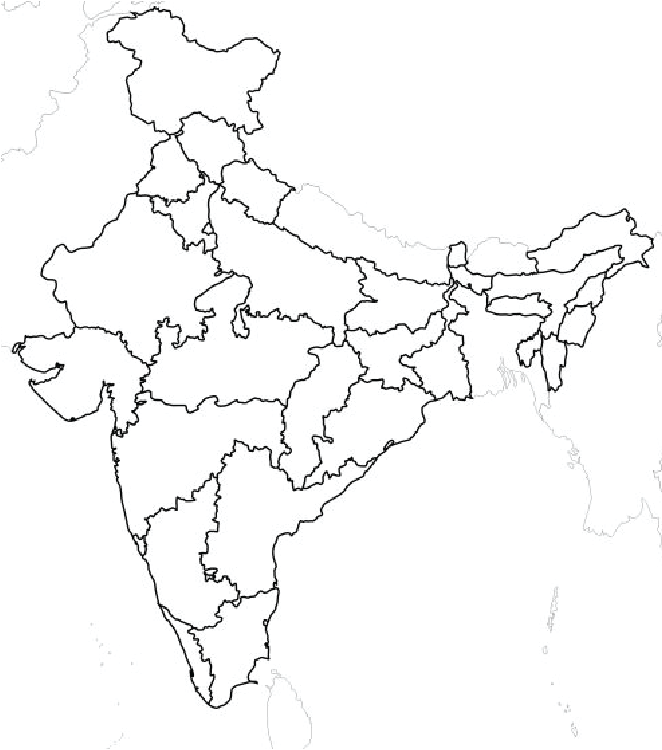
#> input picture jupyter notebook/Indian Map/map.png, 662 x 750 px
$ jupyter execute --allow-errors indian_map.ipynb   (older library calls are emulated)
#> lines starting #> are read from the running program, lines starting #| are printed output that depends on the picture; after the words box and inside, x2 and y2 are one past the last pixel; in counts of white or black regions, pixels touching at a corner belong together
[cell 1]
import tkinter as tk
import pandas as pd
import threading

def rgb2hex(r,g,b):
    return "#{:02x}{:02x}{:02x}".format(r,g,b)

# [143 lines left out: functions ceate_np_from_image, draw_map, create_map_india_with_state, load_map_thread, not called in this run]

# [12 lines of commented-out code are left out]

[cell 2]
state = ['rajasthan', 'madhya pradesh', 'maharastra', 'jammu & kashmir', 'uttar pradesh', 'andhra pradesh', 'gujarat', \
        'Karnataka', 'orrisa', 'chhattisgarh', 'tamil nadu', 'bihar', 'arunachal pradesh', 'assam', 'jharkhand', \
        'west bengal', 'himanchal pradesh', 'uttaranchal', 'punjab', 'haryana', 'kerala', 'manipur', 'meghalaya',\
        'mizoram', 'nagaland','tripura','sikkim', 'goa', 'delhi']
d_state = {'rajasthan': 0, 'madhya pradesh': 1, 'maharastra': 2, 'jammu & kashmir': 3, 'uttar pradesh': 4, 'andhra pradesh': 5, 'gujarat': 6, 'Karnataka': 7, 'orrisa': 8, 'chhattisgarh': 9, 'tamil nadu': 10, 'bihar': 11, 'arunachal pradesh': 12, 'assam': 13, 'jharkhand': 14, 'west bengal': 15, 'himanchal pradesh': 16, 'uttaranchal': 17, 'punjab': 18, 'haryana': 19, 'kerala': 20, 'manipur': 21, 'meghalaya': 22, 'mizoram': 23, 'nagaland': 24, 'tripura': 25, 'sikkim': 26, 'goa': 27, 'delhi': 28}
#> (the rest of this cell did not finish here and is left out)

[cell 3]
def create_map_india_with_state(color_list=None) :

    # DEFAULT COLOR LIST
    if color_list == None :
        color_list = [(198,75,220), (179,203,161), (85,1,91), (170,93,195), (136,91,169), (231,3,45), (13,28,155), (238,30,6), (170,31,141), (33,87,192), (27, 113,234), (254,128,177), (201,14,129), (66,182,35), (53,89,209), (158,193,11), (191,164,246), (108,6,168), (143,179,93), (121,60,32), (236,235,238), (106,225,238), (116,167,180), (3,75,121), (159,44,197), (202,43,96), (173,169,233), (118,209,217), (110,202,148), (51,70,240), (23,89,103)]

    # IMPORTS
    import os
    import cv2 as cv
    import numpy as np

    # PICK THE DEFAULT IMAGE AND GET REQUIRED PARAMETERS
    img_c = cv.imread('map.png')
#> img_c is the input picture: shape (750, 662, 3); mean B, G, R 247.2, 247.1, 247
    img = cv.cvtColor(img_c, cv.COLOR_BGR2GRAY)
    x_m,y_m = img.shape
#> x_m = 750; y_m = 662
    print(x_m, y_m)
#| 750 662

    # DIVIDE THE IMAGE ON BASES OF THRESHOLD OF 160 TO REMOVE NOISE
    for i in range(x_m) :
        for j in range(y_m) :
            if img[i,j] >= 160 :
                img[i,j] = 255
            else :
                img[i,j] = 0
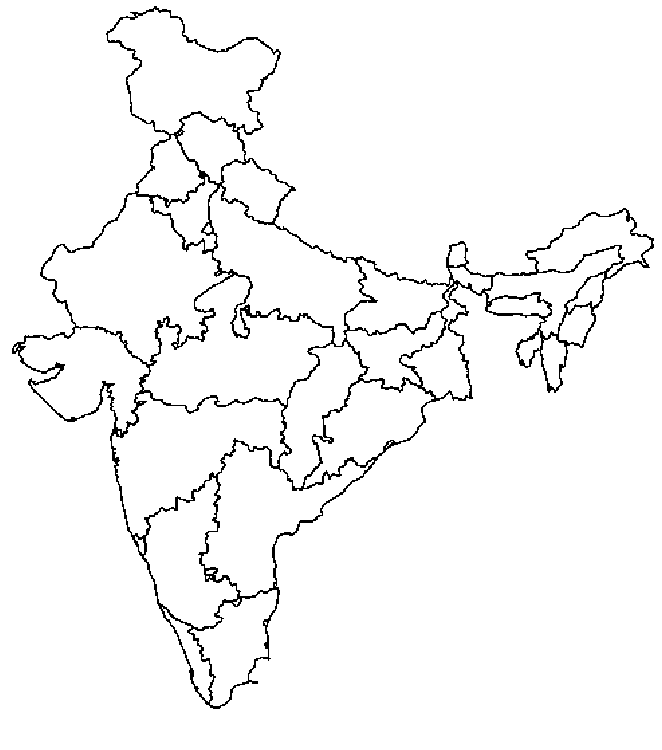
#> img: shape (750, 662); 96.6% white; black in thin lines or dots

    # FIND THE POSSIBLE ROI
    _, contours, _ = cv.findContours(img.copy(), cv.RETR_TREE, cv.CHAIN_APPROX_NONE)
#> contours = 49 contours, 17 with area under 20; largest, box (x1, y1, x2, y2) and area: (0, 0, 662, 750) 495089, (11, 5, 655, 710) 158632, (43, 194, 232, 364) 15426, (142, 275, 332, 411) 12915, (112, 393, 289, 537) 12334
    area_index_dict = {}

    # GET THE AREA OF THE CONTOURS
    for i,contour in enumerate(contours):
        area = cv.contourArea(contour)
        area_index_dict[area] = i
#> this loop made 49 passes
#> area on passes 1, 2, 4, 6, 10, 11, 12, 16, 17, 21, 22, 23: 495089, 158632, 1032.5, 4644.5, 54.5, 7160, 10418.5, 12334.5, 6073, 5262.5, 751, 322.5
#> after the loop, area_index_dict = 40 items

    # FIND THE TOP AREAs
    top_28 = []
    for i,x in enumerate(sorted(area_index_dict.keys(), reverse=True)) :
        if i > 1:
            top_28.append(area_index_dict[x])
        elif i == 1:
            indian_boundary = area_index_dict[x]
        if i == 34:
            break
#> this loop made 35 passes
#> (x, indian_boundary) on pass 2: (158632, 1)
#> x on passes 1, 3, 4, 5, 6, 7: 495089, 15426, 12915, 12334.5, 11575.5, 10782.5
#> after the loop, top_28 = 33 values, max 48 at index 3, min 3 at index 20, mean 26.79

    # fixing the subdivision of the west bengal
    contours[top_28[15]] = np.concatenate((contours[top_28[15]],contours[top_28[25]]), axis=0)
    del top_28[25]
    # fixing the subdivision of andhra pradesh
    contours[top_28[5]] = np.concatenate((contours[top_28[5]],contours[top_28[29]]), axis=0)
    del top_28[29]
    # fixing the subdivision of tamil nadu
    contours[top_28[10]] = np.concatenate((contours[top_28[10]],contours[top_28[29]]), axis=0)
    del top_28[29]
    # fixing the subdivision of gujrat
    del top_28[29]

    # CREATE A NEW BLANK IMAGE
    new_img = np.zeros((750,662,3), dtype=np.uint8)
    new_img[:,:] = (255,255,255)
    print(new_img[100,100])

    # FILL THE REQUIRED COLORS
    for i,c_c in enumerate(top_28) :
        cv.drawContours(new_img, contours[c_c], -1, color_list[i], 5)
        cv.fillPoly(new_img, pts=[contours[c_c]], color=color_list[i])
#> this loop made 29 passes
#> c_c on passes 1 to 12: 40, 31, 15, 48, 41, 11, 23, 10, 16, 20, 5, 35
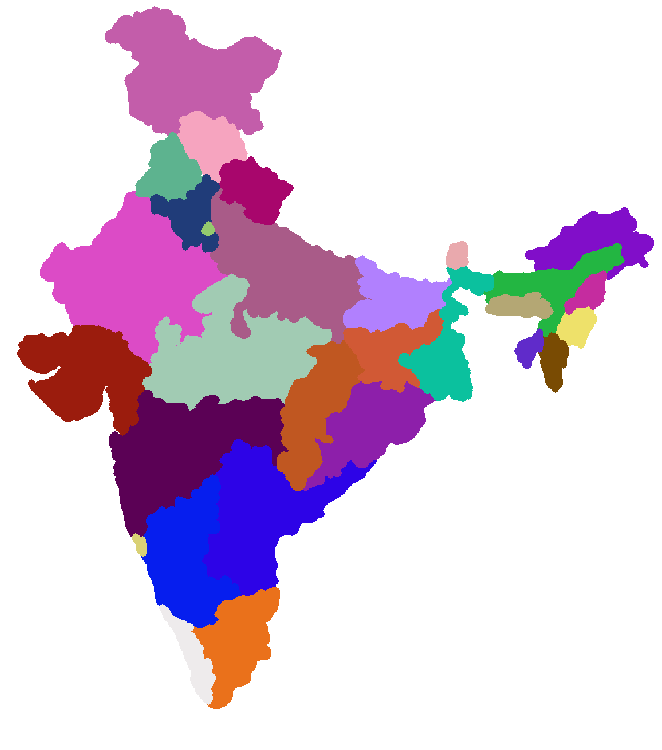
#> new_img: shape (750, 662, 3); mean of channels 0, 1, 2 220, 200.4, 219.3; drawn as B, G, R

    # SAVE IMAGE INTO FOLDER
    cv.imwrite( os.getcwd() + "/map_created/cur_map_img.jpg", new_img)

    return (os.getcwd() + "/map_created/cur_map_img.jpg" )

def get_stae_indexes() :
    # HARDCODED STATE WITH THEIR CONTOUR INDEX FROM THE TOP_LIST
    return {'rajasthan': 0, 'madhya pradesh': 1, 'maharastra': 2, 'jammu & kashmir': 3, 'uttar pradesh': 4, 'andhra pradesh': 5, 'gujarat': 6, 'Karnataka': 7, 'orrisa': 8, 'chhattisgarh': 9, 'tamil nadu': 10, 'bihar': 11, 'arunachal pradesh': 12, 'assam': 13, 'jharkhand': 14, 'west bengal': 15, 'himanchal pradesh': 16, 'uttaranchal': 17, 'punjab': 18, 'haryana': 19, 'kerala': 20, 'manipur': 21, 'meghalaya': 22, 'mizoram': 23, 'nagaland': 24, 'tripura': 25, 'sikkim': 26, 'goa': 27, 'delhi': 28}
